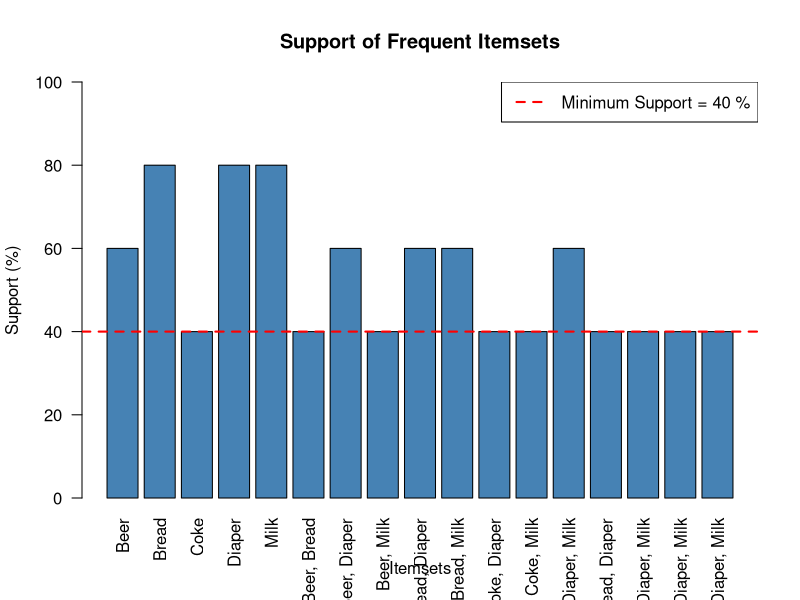
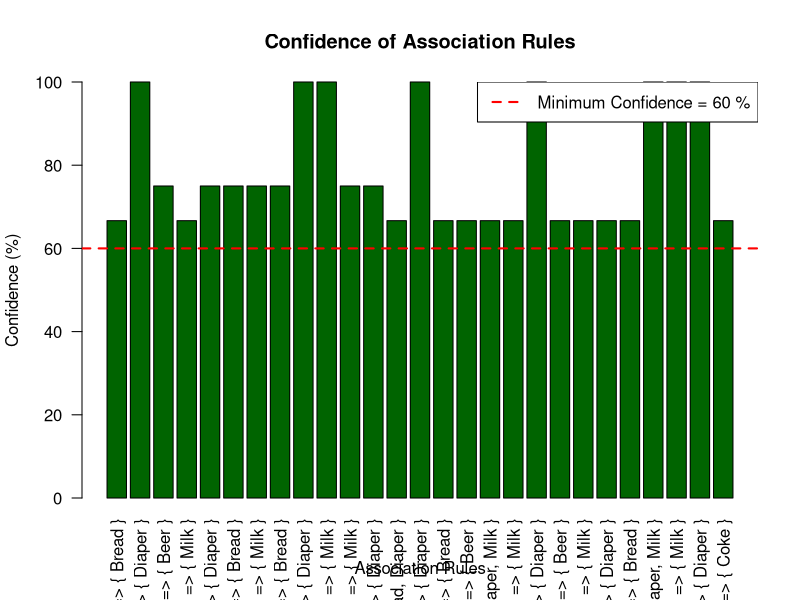
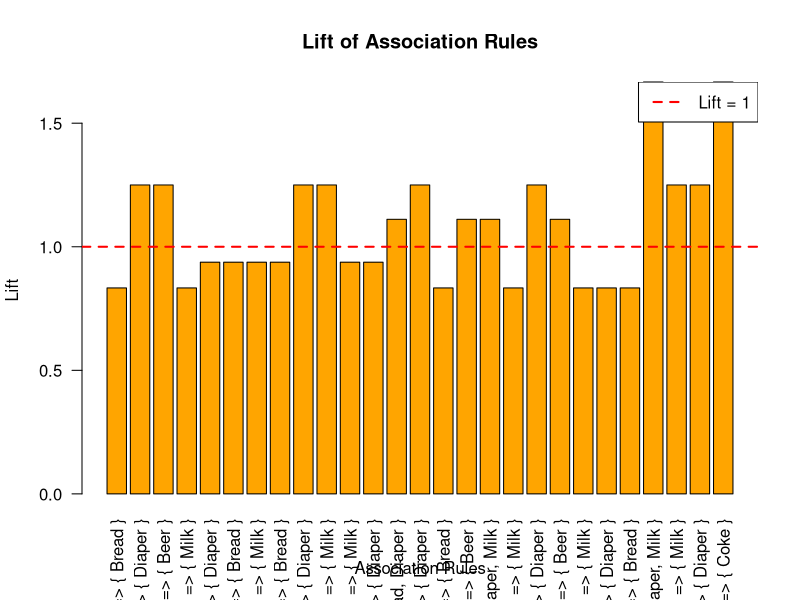

Source code (R) for these figures, in order:
# ==========================================
# APRIORI ALGORITHM
# R 4.1.2 - BASE R ONLY
# NO PACKAGES REQUIRED
# ==========================================

# Transaction data
transactions <- list(
  c("Milk", "Bread", "Butter"),
  c("Bread", "Diaper", "Beer", "Eggs"),
  c("Milk", "Diaper", "Beer", "Coke"),
  c("Bread", "Milk", "Diaper", "Beer"),
  c("Bread", "Milk", "Diaper", "Coke")
)

# Minimum support and confidence
min_support <- 0.4
min_confidence <- 0.6


# ------------------------------------------
# SUPPORT FUNCTION
# ------------------------------------------

calculate_support <- function(itemset, transactions) {
  
  count <- 0
  
  for (transaction in transactions) {
    
    if (all(itemset %in% transaction)) {
      count <- count + 1
    }
  }
  
  return(count / length(transactions))
}


# ------------------------------------------
# GENERATE CANDIDATES
# ------------------------------------------

generate_candidates <- function(items, k) {
  
  if (k == 1) {
    return(as.list(items))
  }
  
  return(combn(items, k, simplify = FALSE))
}


# ------------------------------------------
# APRIORI ALGORITHM
# ------------------------------------------

apriori_base <- function(transactions, min_support) {
  
  all_items <- sort(unique(unlist(transactions)))
  
  frequent_itemsets <- list()
  
  k <- 1
  
  repeat {
    
    candidates <- generate_candidates(all_items, k)
    
    frequent_k <- list()
    
    for (itemset in candidates) {
      
      s <- calculate_support(
        itemset,
        transactions
      )
      
      if (s >= min_support) {
        
        frequent_k[[length(frequent_k) + 1]] <- list(
          items = itemset,
          support = s
        )
      }
    }
    
    if (length(frequent_k) == 0) {
      break
    }
    
    frequent_itemsets[[k]] <- frequent_k
    
    k <- k + 1
    
    if (k > length(all_items)) {
      break
    }
  }
  
  return(frequent_itemsets)
}


# ------------------------------------------
# RUN APRIORI
# ------------------------------------------

frequent_itemsets <- apriori_base(
  transactions,
  min_support
)


# ------------------------------------------
# DISPLAY FREQUENT ITEMSETS
# ------------------------------------------

cat("\n========== FREQUENT ITEMSETS ==========\n")

for (k in 1:length(frequent_itemsets)) {
  
  cat("\nFrequent", k, "-itemsets:\n")
  
  for (itemset in frequent_itemsets[[k]]) {
    
    cat(
      "{",
      paste(itemset$items, collapse = ", "),
      "}  Support = ",
      round(itemset$support * 100, 2),
      "%\n"
    )
  }
}


# ------------------------------------------
# GENERATE ASSOCIATION RULES
# ------------------------------------------

generate_rules <- function(
    frequent_itemsets,
    transactions,
    min_confidence
) {
  
  rules <- list()
  
  rule_number <- 1
  
  if (length(frequent_itemsets) < 2) {
    return(rules)
  }
  
  for (k in 2:length(frequent_itemsets)) {
    
    for (itemset_data in frequent_itemsets[[k]]) {
      
      itemset <- itemset_data$items
      
      n <- length(itemset)
      
      for (r in 1:(n - 1)) {
        
        subsets <- combn(
          itemset,
          r,
          simplify = FALSE
        )
        
        for (lhs in subsets) {
          
          rhs <- setdiff(itemset, lhs)
          
          support_itemset <- calculate_support(
            itemset,
            transactions
          )
          
          support_lhs <- calculate_support(
            lhs,
            transactions
          )
          
          support_rhs <- calculate_support(
            rhs,
            transactions
          )
          
          confidence <- support_itemset / support_lhs
          
          lift <- confidence / support_rhs
          
          if (confidence >= min_confidence) {
            
            rules[[rule_number]] <- list(
              lhs = lhs,
              rhs = rhs,
              support = support_itemset,
              confidence = confidence,
              lift = lift
            )
            
            rule_number <- rule_number + 1
          }
        }
      }
    }
  }
  
  return(rules)
}


# ------------------------------------------
# GENERATE RULES
# ------------------------------------------

rules <- generate_rules(
  frequent_itemsets,
  transactions,
  min_confidence
)


# ------------------------------------------
# DISPLAY RULES
# ------------------------------------------

cat("\n========== ASSOCIATION RULES ==========\n")

if (length(rules) == 0) {
  
  cat("No rules found.\n")
  
} else {
  
  for (i in 1:length(rules)) {
    
    rule <- rules[[i]]
    
    cat(
      "{",
      paste(rule$lhs, collapse = ", "),
      "} => {",
      paste(rule$rhs, collapse = ", "),
      "}\n"
    )
    
    cat(
      "Support = ",
      round(rule$support * 100, 2),
      "%\n"
    )
    
    cat(
      "Confidence = ",
      round(rule$confidence * 100, 2),
      "%\n"
    )
    
    cat(
      "Lift = ",
      round(rule$lift, 3),
      "\n\n"
    )
  }
}


# ==========================================
# PLOT 1: SUPPORT OF FREQUENT ITEMSETS
# ==========================================

itemset_names <- c()
itemset_supports <- c()

for (k in 1:length(frequent_itemsets)) {
  
  for (itemset_data in frequent_itemsets[[k]]) {
    
    itemset_names <- c(
      itemset_names,
      paste(itemset_data$items, collapse = ", ")
    )
    
    itemset_supports <- c(
      itemset_supports,
      itemset_data$support * 100
    )
  }
}


barplot(
  itemset_supports,
  names.arg = itemset_names,
  col = "steelblue",
  main = "Support of Frequent Itemsets",
  xlab = "Itemsets",
  ylab = "Support (%)",
  ylim = c(0, 100),
  las = 2
)

abline(
  h = min_support * 100,
  col = "red",
  lty = 2,
  lwd = 2
)

legend(
  "topright",
  legend = paste(
    "Minimum Support =",
    min_support * 100,
    "%"
  ),
  col = "red",
  lty = 2,
  lwd = 2
)


# ==========================================
# PLOT 2: CONFIDENCE OF ASSOCIATION RULES
# ==========================================

if (length(rules) > 0) {
  
  rule_names <- c()
  rule_confidence <- c()
  
  for (i in 1:length(rules)) {
    
    rule <- rules[[i]]
    
    rule_names <- c(
      rule_names,
      paste(
        "{",
        paste(rule$lhs, collapse = ", "),
        "} => {",
        paste(rule$rhs, collapse = ", "),
        "}"
      )
    )
    
    rule_confidence <- c(
      rule_confidence,
      rule$confidence * 100
    )
  }
  
  
  barplot(
    rule_confidence,
    names.arg = rule_names,
    col = "darkgreen",
    main = "Confidence of Association Rules",
    xlab = "Association Rules",
    ylab = "Confidence (%)",
    ylim = c(0, 100),
    las = 2
  )
  
  abline(
    h = min_confidence * 100,
    col = "red",
    lty = 2,
    lwd = 2
  )
  
  legend(
    "topright",
    legend = paste(
      "Minimum Confidence =",
      min_confidence * 100,
      "%"
    ),
    col = "red",
    lty = 2,
    lwd = 2
  )
}


# ==========================================
# PLOT 3: LIFT OF ASSOCIATION RULES
# ==========================================

if (length(rules) > 0) {
  
  rule_lift <- c()
  
  for (i in 1:length(rules)) {
    
    rule_lift <- c(
      rule_lift,
      rules[[i]]$lift
    )
  }
  
  
  barplot(
    rule_lift,
    names.arg = rule_names,
    col = "orange",
    main = "Lift of Association Rules",
    xlab = "Association Rules",
    ylab = "Lift",
    las = 2
  )
  
  abline(
    h = 1,
    col = "red",
    lty = 2,
    lwd = 2
  )
  
  legend(
    "topright",
    legend = "Lift = 1",
    col = "red",
    lty = 2,
    lwd = 2
  )
}
